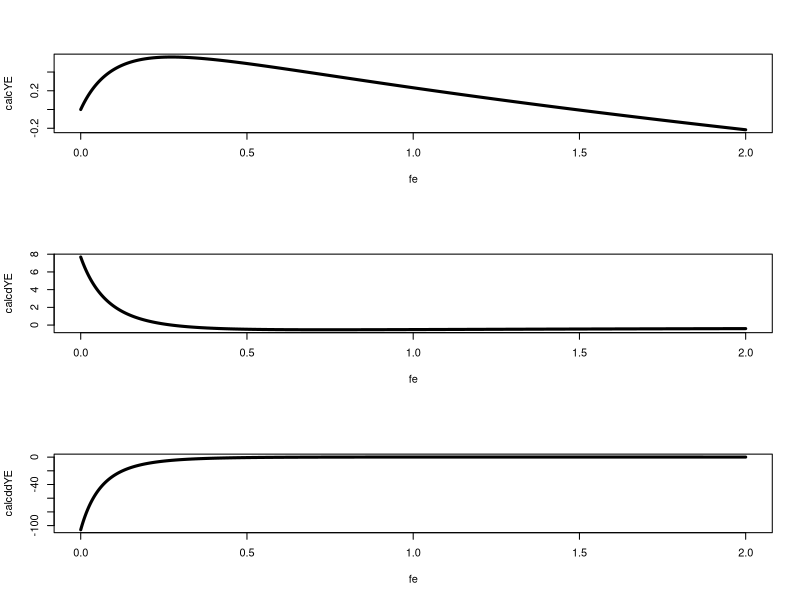
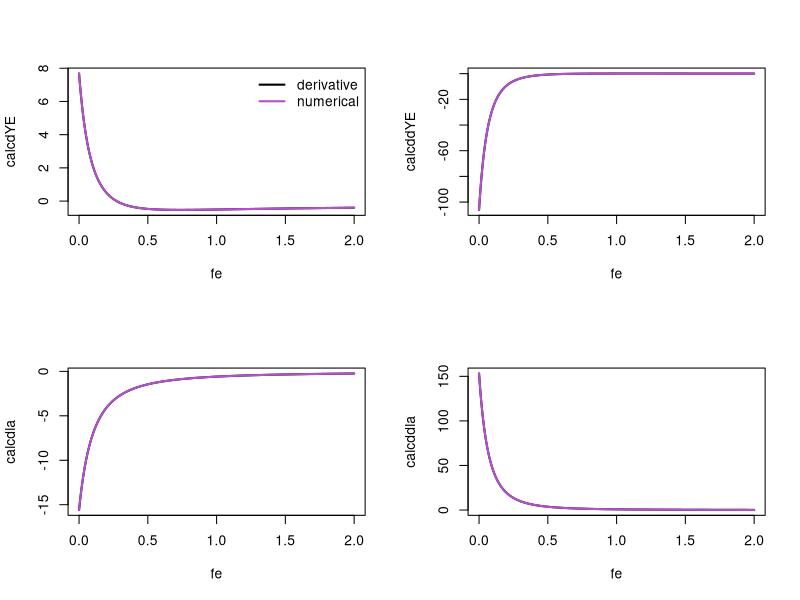
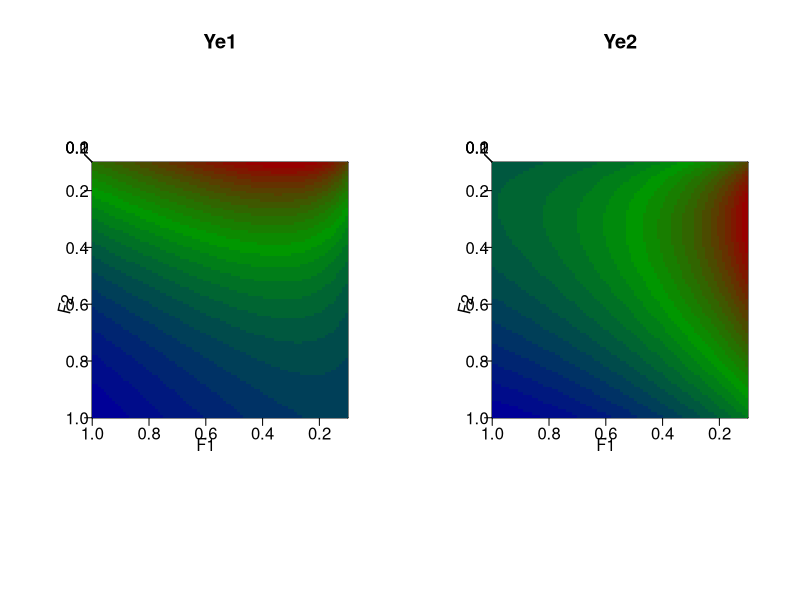
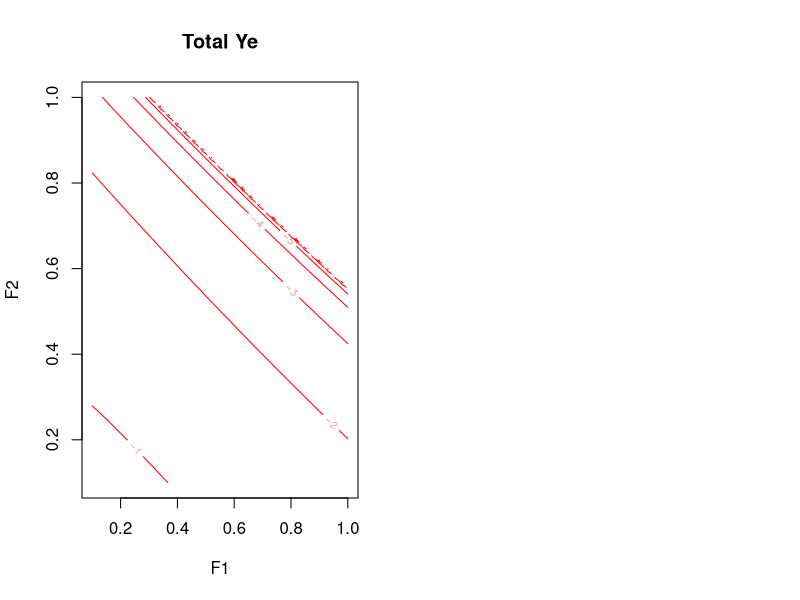
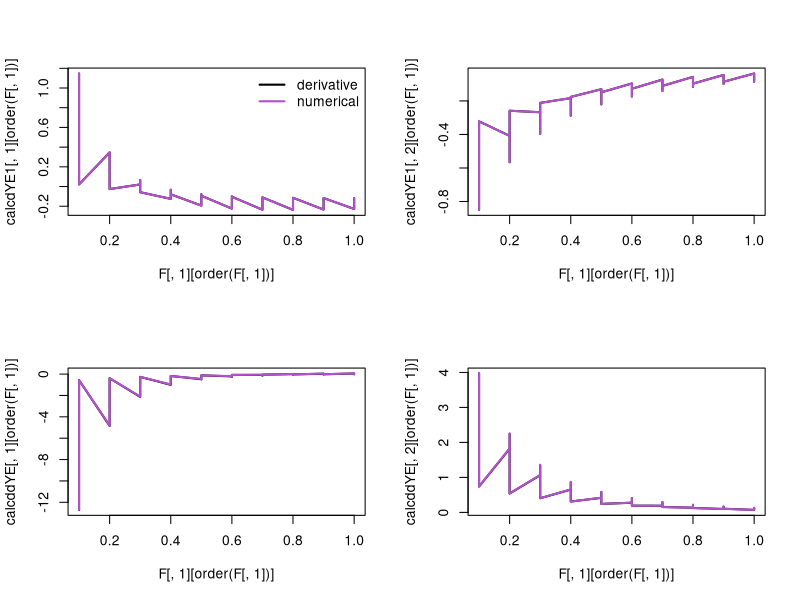
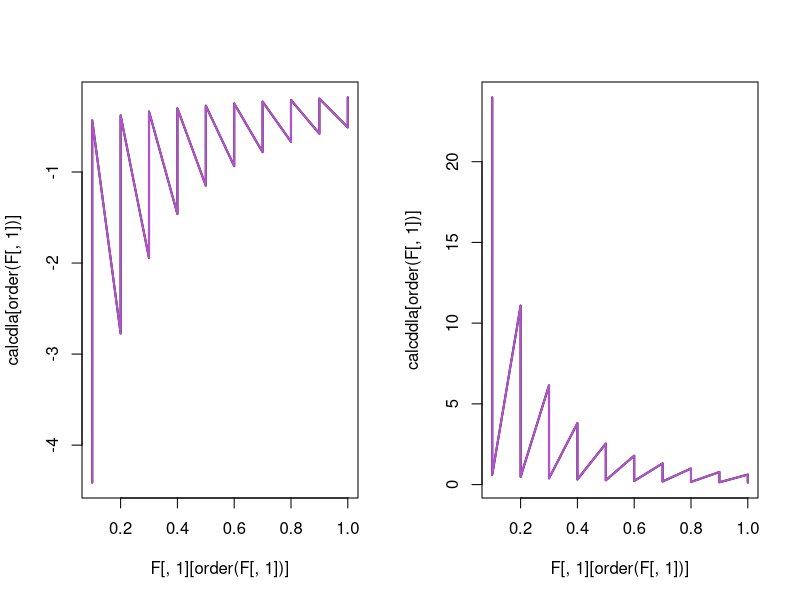
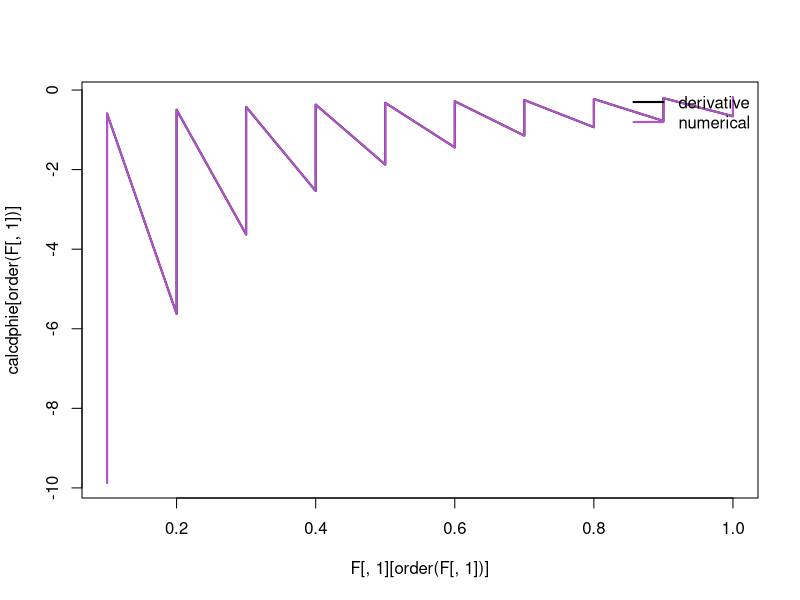
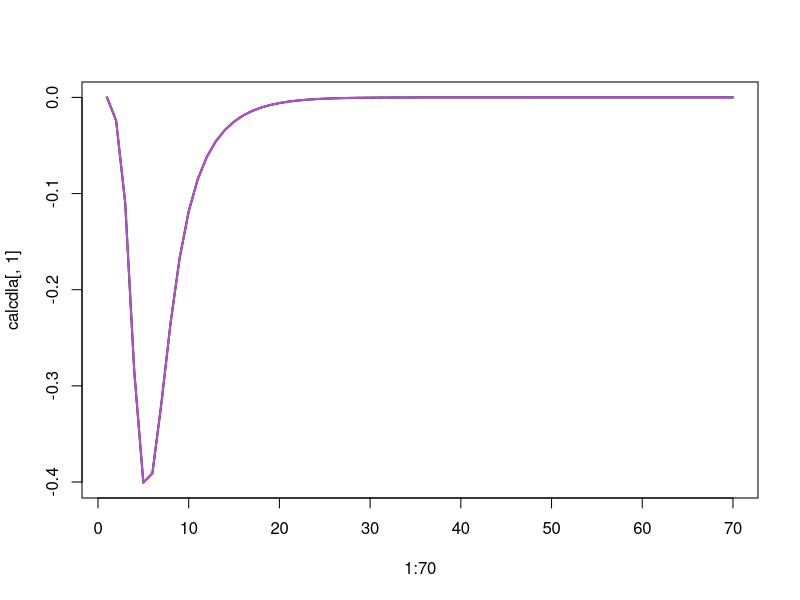

Write the R code that produced these figures, in order.
#==================================================================================================================
#testing derivatives

### single fisheroes example

msycalc<-function(F){

	Ro<-1
	kappa<-5
	m<-0.2
	fe<-F

	ages<-1:70
	Winf<-3.165797
	k<-0.2728831
	to<- -3.2193539
	wa<-Winf*(1-exp(-k*(ages-to)))^3
	#wa<-c(1.0121,1.3858,1.725,2.0174,2.2609,2.4589,2.6171)
	
	f50<-2.0273497
	fsd<-0.4020049
	fa<-(1/(1+exp(-(ages-f50)/fsd)))*wa
	#fa<-c(0.07205217,0.48300621,0.91831884,0.99266382,0.99938078,0.99995933,1.00000000)
	
	v50<-2.9485810
	vsd<-0.5660189
	
	va<-(1/(1+exp(-(ages-v50)/vsd)))
	#va<-c(0.0041512,0.084884,0.60249,0.8,0.9,1,1)

	za <- m + fe * va
	sa <- exp(-za)
	oa <- 1-sa

	la<-NULL
	lx<-NULL
	la[1]<-1
	lx[1]<-1


	for(i in 2:(length(ages)))
	{
		la[i]<- la[i-1]* sa[i-1]
		lx[i]<- lx[i-1]* exp(-m)
	}
	LA<-la[length(ages)]
	la[length(ages)]<-la[length(ages)]/(oa[length(ages)])
	lx[length(ages)]<-lx[length(ages)]/(1-exp(-m))
		
	phiE<-sum(fa*lx)
	phie<-sum(fa*la)
	
	Re<-Ro*(kappa-phiE/phie)/(kappa-1)
	
	qa<- va*wa*oa/za

	phiq<-sum(la*qa)
	
	Ye<-fe*Re*phiq	

	#calculate derivatives

	#recruitment
	dla.dfe<-NULL

	dla.dfe[1]<-0

	for(i in 2:(length(ages)))
	{
		dla.dfe[i] <- dla.dfe[i-1]*sa[i-1] - la[i-1]*va[i-1]*sa[i-1]		
	}
	dLA.dfe<-dla.dfe[length(ages)]
	dla.dfe[length(ages)] <- dLA.dfe/oa[length(ages)] - LA*va[length(ages)]*sa[length(ages)]/(oa[length(ages)])^2


	dphie.dfe<- sum(fa*dla.dfe)

	dRe.dfe<- (dphie.dfe*Ro*phiE)/(phie^2*(kappa-1))

	#incidence functions

	dphiq.dfe<- sum(dla.dfe*qa+la*va^2*sa*wa/za-la*va^2*oa*wa/za^2)
	
	dYe.dfe<-Re*phiq+fe*Re*dphiq.dfe+fe*phiq*dRe.dfe

	#calculate second derivatives

	#recruitment

	ddla.ddfe<-NULL

	ddla.ddfe[1]<-0

	for(i in 2:(length(ages)))
	{
		ddla.ddfe[i] <- (ddla.ddfe[i-1] + la[i-1]*va[i-1]^2 - 2*dla.dfe[i-1]*va[i-1])*sa[i-1]		
	}
	ddLA.ddfe <- ddla.ddfe[length(ages)] 
	ddla.ddfe[length(ages)] <-  LA * (va[length(ages)])^2 * sa[length(ages)]    / ( oa[length(ages)]^2 )
							- 2 * dLA.dfe * va[length(ages)] * sa[length(ages)] / ( oa[length(ages)]^2 )
							+ ddLA.ddfe / oa[length(ages)] 
							+  2 * LA * (va[length(ages)])^2 * (sa[length(ages)])^2 /(oa[length(ages)]^3)
							
	ddphie.ddfe<- sum(fa*ddla.ddfe)

	ddRe.ddfe<- (phie* ddphie.ddfe - 2*dphie.dfe^2)*Ro*phiE/(phie^3*(kappa-1))

	#incidence functions

	ddphiq.ddfe<- sum(-la*va^3*sa*wa/za+2*dla.dfe*va^2*sa*wa/za-2*la*va^3*sa*wa/za^2
		+ddla.ddfe*qa-2*dla.dfe*va*qa/za+2*la*va^2*qa/za^2)


	ddYe.ddfe<- fe*phiq*ddRe.ddfe+2*fe*dphiq.dfe*dRe.dfe+2*phiq*dRe.dfe+fe*Re*ddphiq.ddfe+2*Re*dphiq.dfe

	return(list(F=fe,Ye=Ye, dYe.dfe=dYe.dfe,ddYe.ddfe=ddYe.ddfe, la=la, dla.dfe=dla.dfe, ddla.ddfe=ddla.ddfe))

}
msycalc(.3)

fe<-seq(0,2,0.0001)
calcYE<-NULL
calcdYE<-NULL
calcddYE<-NULL



for( a in 1:length(fe))
{
	result<-msycalc(fe[a])
	
	calcYE[a]<-result$Ye
	calcdYE[a]<-result$dYe.dfe
	calcddYE[a]<-result$ddYe.ddfe
	
}


par(mfrow=c(3,1))
plot(fe,calcYE,lwd=3,type="l")
plot(fe,calcdYE,lwd=3,type="l")
plot(fe,calcddYE,lwd=3,type="l")

which.max(calcYE)
which.min(abs(calcdYE))

calcYE[which.min(abs(calcdYE))]
fe[which.min(abs(calcdYE))]


Fstar<-0.1

#newton method
for(ct in 1:100)
{
	Fstar<- Fstar -  msycalc(Fstar)$dYe.dfe/msycalc(Fstar)$ddYe.ddfe
	print(Fstar)
}




numdYE<-NULL
calcdYE<-NULL
numddYE<-NULL
calcddYE<-NULL
calcdla<-NULL
numdla<-NULL
calcddla<-NULL
numddla<-NULL

fe<-seq(0,2,0.001)
h<-0.00001


for( a in 1:length(fe))
{
	result<-msycalc(fe[a])
	
	calcdYE[a]<-result$dYe.dfe
	
	numdYE[a]<-((msycalc(fe[a]+h)$Ye-msycalc(fe[a])$Ye)/h+ (msycalc(fe[a])$Ye-msycalc(fe[a]-h)$Ye)/h)/2

	calcddYE[a]<-result$ddYe.ddfe

	numddYE[a]<-(msycalc(fe[a]+2*h)$Ye - 2*msycalc(fe[a]+h)$Ye + msycalc(fe[a])$Ye)/h^2

	calcdla[a]<-sum(result$dla.dfe)

	numdla[a]<-sum(((msycalc(fe[a]+h)$la - msycalc(fe[a])$la)/h + (msycalc(fe[a])$la - msycalc(fe[a]-h)$la)/h)/2)

	calcddla[a]<-sum(result$ddla.ddfe)

	numddla[a]<-sum((msycalc(fe[a]+ h)$la - 2*msycalc(fe[a])$la + msycalc(fe[a]-h)$la)/h^2)
}

par(mfrow=c(2,2))
plot(fe,calcdYE, type="l", lwd=2)
lines(fe,numdYE, lwd=2, col="mediumorchid3" )
legend("topright", c("derivative", "numerical"),  col = c("black","mediumorchid3") , lwd =2, pch = NULL, bty = "n")
plot(fe,calcddYE, type="l", lwd=2)
lines(fe,numddYE,  lwd=2, col="mediumorchid3" )
plot(fe,calcdla, type="l", lwd=2)
lines(fe,numdla, lwd=2, col="mediumorchid3" )
plot(fe,calcddla, type="l", lwd=2)
lines(fe,numddla,  lwd=2, col="mediumorchid3" )


##wa<-c(1.0121,1.3858,1.725,2.0174,2.2609,2.4589,2.6171,2.6171,2.6171,2.6171)
##
##fx<-function(param){
##	Winf<-param[1]
##	k<-param[2]
##	to<-param[3]
##	wt<-Winf*(1-exp(-k*(1:7-to)))^3
##	wa<-c(1.0121,1.3858,1.725,2.0174,2.2609,2.4589,2.6171)
##	return(sum((wt-wa)^2))}
##
##fx(c(5,0.1,-1))
##
##(result<-optim(c(10,0.4,0), fx))
##
##Winf<-result$par[1]
##k<-result$par[2]
##to<-result$par[3]
##wt<-Winf*(1-exp(-k*(1:7-to)))^3
##
##plot(1:7,c(1.0121,1.3858,1.725,2.0174,2.2609,2.4589,2.6171))
##lines(1:7,wt, lwd=2)
##
##
##fx1<-function(param){
##	f50<-param[1]
##	fsd<-param[2]
##	ft<-(1/(1+exp(-(1:7-f50)/fsd)))
##	fa<-c(0.07205217,0.48300621,0.91831884,0.99266382,0.99938078,0.99995933,1.00000000)
##	return(sum((ft-fa)^2))}
##
##fx1(c(2,1))
##
##(result<-optim(c(2,1), fx1))
##
##fx2<-function(param){
##	v50<-param[1]
##	vsd<-param[2]
##	vt<-(1/(1+exp(-(1:7-v50)/vsd)))
##	va<-c(0.0041512,0.084884,0.60249,0.8,0.9,1,1)
##	return(sum((vt-va)^2))}
##
##fx2(c(2,1))
##
##(result<-optim(c(2.5,.5), fx2))
##v50<-result$par[1]
##vsd<-result$par[2]
##vt<-(1/(1+exp(-(1:7-v50)/vsd)))
##plot(1:7,c(0.0041512,0.084884,0.60249,0.8,0.9,1,1))
##lines(1:7,vt, lwd=2)



#==================================================================================================================
#testing derivatives

### two or more fisheries example
F<-expand.grid(seq(0.1,1,0.01),seq(0.1,1,0.01))


msycalc2<-function(F){

	Ro<-1
	kappa<-10
	m<-0.2
	fe<-F

	ages<-1:70
	Winf<-3.165797
	k<-0.2728831
	to<- -.7
	wa<-Winf*(1-exp(-k*(ages-to)))^3
	
	
	f50<-2.0273497
	fsd<-0.4020049
	fa<-(1/(1+exp(-(ages-f50)/fsd)))*wa
	
	
	v501<-2.9485810
	vsd1<-0.5660189
	va1<-(1/(1+exp(-(ages-v501)/vsd1)))
	
	a2<-0.7
	b2<-7
	gamma2<-0.5
	va2<- (1/(1-gamma2))*(((1-gamma2)/gamma2)^gamma2)*(exp(a2*gamma2*(b2-ages))/(1+exp(a2*(b2-ages))))


	va<-cbind(va1,va2)

	#matplot(va)	

	za <- m
	for(n in 1:(ncol(fe))){
		za <- za + fe[,n] * va[,n]		
	}
	
	sa <- exp(-za)
	oa <- 1-sa

	la<-NULL
	lx<-NULL
	la[1]<-1
	lx[1]<-1

	for(i in 2:(length(ages)))
	{
		la[i]<- la[i-1]* sa[i-1]
		lx[i]<- lx[i-1]* exp(-m)
	}

	LA<-la[length(ages)]
	la[length(ages)]<-la[length(ages)]/(oa[length(ages)])
	lx[length(ages)]<-lx[length(ages)]/(1-exp(-m))
		
	phiE<-sum(fa*lx)
	phie<-sum(fa*la)
	
	Re<-Ro*(kappa-phiE/phie)/(kappa-1)
	
	qa<-matrix(NA,ncol=ncol(fe),nrow=length(ages))
	phiq<-matrix(NA,ncol=ncol(fe))
	Ye<-matrix(NA,ncol=ncol(fe))

	for(n in 1:(ncol(fe))){
		qa[,n]<- va[,n]*wa*oa/za
		phiq[,n]<-sum(la*qa[,n])
		Ye[,n]<-fe[,n]*Re*phiq[,n]	
	}

	#calculate derivatives

	#recruitment


	dla.dfe<- matrix(NA,ncol=ncol(fe),nrow=length(ages))
	dla.dfe[1,]<-0
	for(n in 1:(ncol(fe))){
		for(i in 2:(length(ages)))
		{
			dla.dfe[i,n] <- dla.dfe[i-1,n]*sa[i-1] - la[i-1]*va[i-1,n]*sa[i-1]		
		}
	}
	dLA.dfe<-dla.dfe[length(ages),]
	#dla.dfe[length(ages),] <- dLA.dfe/oa[length(ages)] - dla.dfe[i-1,]*va[length(ages),]*sa[length(ages)]/(oa[length(ages)])^2
	
	dla.dfe[length(ages),] <- dLA.dfe/oa[length(ages)] - LA*va[length(ages),]*sa[length(ages)]/(oa[length(ages)])^2
	
	

	dphie.dfe<- matrix(NA,ncol=ncol(fe),nrow=1)
	dRe.dfe<- matrix(NA,ncol=ncol(fe),nrow=1)


	for(n in 1:ncol(fe)){
		dphie.dfe[,n]<- sum(fa*dla.dfe[,n])
		dRe.dfe[,n]<- (dphie.dfe[,n]*Ro*phiE)/((kappa-1)*phie^2)
	}
		#incidence functions
	
	dqa.dfe<- list(matrix(NA,ncol=ncol(fe),nrow=length(ages)),matrix(NA,ncol=ncol(fe),nrow=length(ages)))
	dphiq.dfe<- matrix(NA,ncol=ncol(fe),nrow=ncol(fe))
	dYe.dfe<- matrix(NA,ncol=ncol(fe),nrow=ncol(fe))

	for(n in 1:ncol(fe)){
		for(nn in 1:ncol(fe)){

			if(n==nn){
				dqa.dfe[[n]][,nn]<- (va[,n]^2*wa)/za * (sa-oa/za)
				dphiq.dfe[n,nn]<- sum(qa[,n]*dla.dfe[,n]+dqa.dfe[[n]][,nn]*la)
				dYe.dfe[n,nn]<-Re*phiq[,n]+fe[,n]*Re*dphiq.dfe[n,nn]+fe[,n]*phiq[,n]*dRe.dfe[,n]

			} else{
				dqa.dfe[[n]][,nn]<- (va[,n]*va[,nn]*wa)/za * (sa-oa/za)
				dphiq.dfe[n,nn]<- sum(qa[,n]*dla.dfe[,nn]+dqa.dfe[[n]][,nn]*la)
				dYe.dfe[n,nn]<- fe[,n]*Re*dphiq.dfe[n,nn]+fe[,n]*phiq[,n]*dRe.dfe[,nn]
			}			
		
		}
		
	}
	
	
	#calculate second derivatives

	#recruitment

	ddla.ddfe<-matrix(NA,ncol=ncol(fe),nrow=length(ages))
	ddphie.ddfe<-matrix(NA,ncol=ncol(fe),nrow=1)
	ddRe.ddfe<-matrix(NA,ncol=ncol(fe),nrow=1)

	ddla.ddfe[1,]<-0
	
	for(n in 1:(ncol(fe))){
		for(i in 2:(length(ages)))
		{
			ddla.ddfe[i,n] <- (ddla.ddfe[i-1,n] + la[i-1]*va[i-1,n]^2 - 2*dla.dfe[i-1,n]*va[i-1,n])*sa[i-1]		
		}
	}
	
	ddLA.ddfe <- ddla.ddfe[length(ages),] 

	ddla.ddfe[length(ages),] <- (ddLA.ddfe / oa[length(ages)]
								+ LA * (va[length(ages),])^2 * sa[length(ages)]    / ( oa[length(ages)]^2 )
								+ 2 * LA * (va[length(ages),])^2 * (sa[length(ages)])^2 /( oa[length(ages)]^3 )
								- 2 * dLA.dfe * va[length(ages),] * sa[length(ages)] / ( oa[length(ages)]^2 ))
								 
								
	for(n in 1:(ncol(fe))){	
		ddphie.ddfe[,n]<- sum(fa*ddla.ddfe[,n])

		ddRe.ddfe[,n]<- (phie* ddphie.ddfe[,n] - 2*dphie.dfe[,n]^2)*Ro*phiE/(phie^3*(kappa-1))
	}					
	

	

	#incidence functions
	ddqa.ddfe<- list(matrix(NA,ncol=ncol(fe),nrow=length(ages)),matrix(NA,ncol=ncol(fe),nrow=length(ages)))

	ddphiq.ddfe<-matrix(NA,ncol=ncol(fe),nrow=ncol(fe))

	for(n in 1:(ncol(fe))){
		for(nn in 1:(ncol(fe))){

			if(n==nn)
			{
				ddqa.ddfe[[n]][,nn]<- (va[,n]^3*sa*wa/za)*(-sa-2*sa/za+2*oa/za^2)

				
			}else{ 
				ddqa.ddfe[[n]][,nn]<- (va[,n]*va[,nn]^2*sa*wa/za)*(-sa-2*sa/za+2*oa/za^2)

			}
				ddphiq.ddfe[n,nn]<- sum(la*ddqa.ddfe[[n]][,nn]+2*dla.dfe[,nn]*dqa.dfe[[n]][,nn]+qa[,n]*ddla.ddfe[,nn])
		}
	}

	ddYe.ddfe<-matrix(NA,ncol=ncol(fe),nrow=ncol(fe))
	for(n in 1:(ncol(fe))){
		for(nn in 1:(ncol(fe))){
			if(n==nn)
			{
				ddYe.ddfe[n,nn]<- fe[,n]*phiq[,n]*ddRe.ddfe[,n]+2*fe[,n]*dphiq.dfe[n,nn]*dRe.dfe[,n]+2*phiq[,n]*dRe.dfe[,n]+fe[,n]*Re*ddphiq.ddfe[n,nn]+2*Re*dphiq.dfe[n,nn]
			}else{
				ddYe.ddfe[n,nn]<- fe[,n]*phiq[,n]*ddRe.ddfe[,nn]+2*fe[,n]*dphiq.dfe[n,nn]*dRe.dfe[,nn]+fe[,n]*Re*ddphiq.ddfe[n,nn]
			}
		}
	}
	return(list(F=fe,Ye=Ye, dYe.dfe=dYe.dfe,ddYe.ddfe=ddYe.ddfe, la=la, dla.dfe=dla.dfe, ddla.ddfe=ddla.ddfe,phie=phie,dphie.dfe=dphie.dfe,dqa.dfe=dqa.dfe))

}

F<-matrix(c(0.15,0.2),ncol=2)
msycalc2(F)

F<-expand.grid(seq(0.1,1,0.01),seq(0.1,1,0.01))

calcYE<-matrix(NA,ncol=ncol(F),nrow=nrow(F))
calcdYE<-matrix(NA,ncol=ncol(F),nrow=nrow(F))
calcddYE<-matrix(NA,ncol=ncol(F),nrow=nrow(F))



for( a in 1:nrow(F))
{
	result<-msycalc2(F[a,])
	
	calcYE[a,]<-result$Ye
	calcdYE[a,]<-diag(result$dYe.dfe)
	calcddYE[a,]<-diag(result$ddYe.ddfe)
	
}



x <- unique(F[,1])
y <- unique(F[,2])
z <- matrix(calcYE[,1],nrow=length(x),ncol=length(y))

z2 <- matrix(calcYE[,2],nrow=length(x),ncol=length(y))

nrz <- nrow(z)
ncz <- ncol(z)
# Create a function interpolating colors in the range of specified colors
jet.colors <- colorRampPalette( c("blue", "green","red") )
# Generate the desired number of colors from this palette
nbcol <- 25
color <- jet.colors(nbcol)
# Compute the z-value at the facet centres
zfacet <- z[-1, -1] + z[-1, -ncz] + z[-nrz, -1] + z[-nrz, -ncz]
zfacet2 <- z2[-1, -1] + z2[-1, -ncz] + z2[-nrz, -1] + z2[-nrz, -ncz]
# Recode facet z-values into color indices
facetcol <- cut(zfacet, nbcol)
facetcol2 <- cut(zfacet2, nbcol)

par(mfrow=c(1,2))
persp(x=x, y, z, theta = 180, phi = 90, ltheta = 70, shade = 0.75, ticktype = "detailed",
      xlab = "F1", ylab = "F2", zlab = " ",expand = 0, col=color[facetcol],border = NA,main="Ye1")

persp(x=x, y, z2, theta = 180, phi = 90, ltheta = 70, shade = 0.75, ticktype = "detailed",
      xlab = "F1", ylab = "F2", zlab = " ",expand = 0, col=color[facetcol2],border = NA,main="Ye2")



zt<-log(z+z2)
zfacet_t <- zt[-1, -1] + zt[-1, -ncz] + zt[-nrz, -1] + zt[-nrz, -ncz]
facetcol_t <- cut(zfacet_t, nbcol)


contour(x, y, zt, nlevels = 10,main="Total Ye",xlab = "F1", ylab = "F2",col=color[facetcol_t])
Yemax= c(as.vector(F[which(zt==max((zt))),], mode ="numeric"),max(abs(zt)))
points(Yemax[1], Yemax[2], col = 2, pch = 16)


#===============================================================================================================
#numerical approximation of derivatives

F<-expand.grid(seq(0.1,1,0.1),seq(0.1,1,0.1))
h<-0.00001

numdYE1<-matrix(NA,ncol=2,nrow=nrow(F))
calcdYE1<-matrix(NA,ncol=2,nrow=nrow(F))

numddYE<-matrix(NA,ncol=2,nrow=nrow(F))
calcddYE<-matrix(NA,ncol=2,nrow=nrow(F))

numdphie<-NULL
calcdphie<-NULL

calcdla<-NULL
numdla<-NULL
calcddla<-NULL
numddla<-NULL


#just for the derivatives with respect to f1
for( a in 1:nrow(F))
{
	result<-msycalc2(F[a,])

	F1hp<- F[a,]
	F1hp[,1] <- F1hp[,1]+h

	F1hm<- F[a,]
	F1hm[,1] <- F1hm[,1]-h

	
	calcdYE1[a,]<-result$dYe.dfe[,1]
	
	#numdYE1[a,]<-((msycalc2(F1hp)$Ye-msycalc2(F[a,])$Ye)/h+ (msycalc2(F[a,])$Ye-msycalc2(F1hm)$Ye)/h)/2
	numdYE1[a,]<-(msycalc2(F1hp)$Ye-msycalc2(F1hm)$Ye)/(2*h)

	calcddYE[a,]<-(result$ddYe.ddfe[,1])

	numddYE[a,]<- ((msycalc2(F1hp)$Ye - 2*msycalc2(F[a,])$Ye + msycalc2(F1hm)$Ye)/h^2)

	calcdla[a]<-sum(result$dla.dfe[,1])

	numdla[a]<-sum((msycalc2(F1hp)$la  - msycalc2(F1hm)$la)/(2*h))

	calcddla[a]<-sum(result$ddla.ddfe[,1])

	numddla[a]<-sum((msycalc2(F1hp)$la - 2*msycalc2(F[a,])$la + msycalc2(F1hm)$la)/h^2)

	calcdphie[a]<-result$dphie[,1]
	
	numdphie[a]<-(msycalc2(F1hp)$phie-msycalc2(F1hm)$phie)/(2*h)

}

par(mfrow=c(2,2))
plot(F[,1][order(F[,1])],calcdYE1[,1][order(F[,1])], type="l", lwd=2)
lines(F[,1][order(F[,1])],numdYE1[,1][order(F[,1])], lwd=2, col="mediumorchid3", type="l")
legend("topright", c("derivative", "numerical"),  col = c("black","mediumorchid3") , lwd =2, pch = NULL, bty = "n")

plot(F[,1][order(F[,1])],calcdYE1[,2][order(F[,1])], type="l", lwd=2)
lines(F[,1][order(F[,1])],numdYE1[,2][order(F[,1])], lwd=2, col="mediumorchid3" )
#plot(F[,2],calcdYE1[,2], type="l", lwd=2)
#lines(F[,2],numdYE1[,2], lwd=2, col="mediumorchid3" )



plot(F[,1][order(F[,1])],calcddYE[,1][order(F[,1])], type="l", lwd=2)
lines(F[,1][order(F[,1])],numddYE[,1][order(F[,1])],  lwd=2, col="mediumorchid3" )

plot(F[,1][order(F[,1])],calcddYE[,2][order(F[,1])], type="l", lwd=2)
lines(F[,1][order(F[,1])],numddYE[,2][order(F[,1])],  lwd=2, col="mediumorchid3" )

#plot(F[,2],calcddYE[,2], type="l", lwd=2)
#lines(F[,2],numddYE[,2],  lwd=2, col="mediumorchid3" )



par(mfrow=c(1,2))
plot(F[,1][order(F[,1])],calcdla[order(F[,1])], type="l", lwd=2)
lines(F[,1][order(F[,1])],numdla[order(F[,1])], lwd=2, col="mediumorchid3" )
plot(F[,1][order(F[,1])],calcddla[order(F[,1])], type="l", lwd=2)
lines(F[,1][order(F[,1])],numddla[order(F[,1])],  lwd=2, col="mediumorchid3" )

par(mfrow=c(1,1))
plot(F[,1][order(F[,1])],calcdphie[order(F[,1])], type="l", lwd=2)
lines(F[,1][order(F[,1])],numdphie[order(F[,1])], lwd=2, col="mediumorchid3" )
legend("topright", c("derivative", "numerical"),  col = c("black","mediumorchid3") , lwd =2, pch = NULL, bty = "n")


F<-matrix(c(0.15,0.2),ncol=2)
result<-msycalc2(F)

	F1hp<- F
	F1hp[,1] <- F1hp[,1]+h

	F1hm<- F
	F1hm[,1] <- F1hm[,1]-h


calcdla<-(result$dla.dfe)

numdla<-((msycalc2(F1hp)$la  - msycalc2(F1hm)$la)/(2*h))

calcddla<-(result$ddla.ddfe)

numddla<-((msycalc2(F1hp)$la - 2*msycalc2(F)$la + msycalc2(F1hm)$la)/h^2)


par(mfrow=c(1,1))
plot(1:70,calcdla[,1], type="l", lwd=2)
lines(1:70,numdla, lwd=2, col="mediumorchid3" )

rbind()
